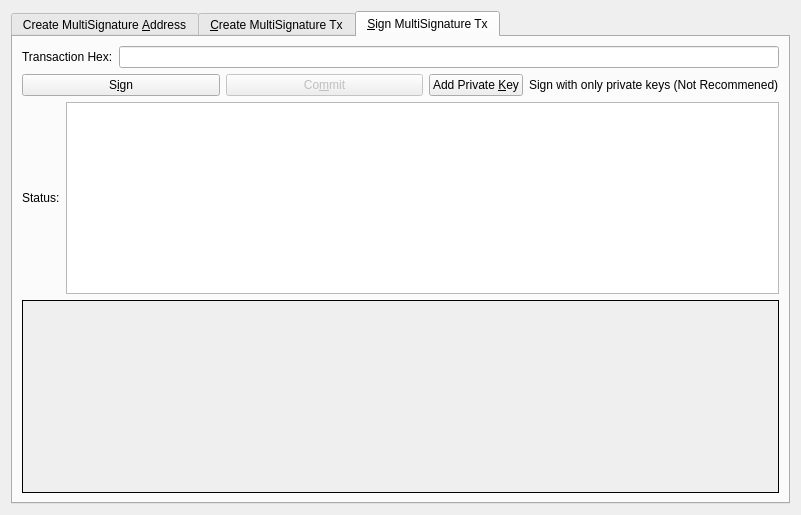
<?xml version="1.0" encoding="UTF-8"?>
<ui version="4.0">
 <class>MultisigDialog</class>
 <widget class="QDialog" name="MultisigDialog">
  <property name="geometry">
   <rect>
    <x>0</x>
    <y>0</y>
    <width>801</width>
    <height>515</height>
   </rect>
  </property>
  <property name="sizePolicy">
   <sizepolicy hsizetype="Fixed" vsizetype="Fixed">
    <horstretch>0</horstretch>
    <verstretch>0</verstretch>
   </sizepolicy>
  </property>
  <property name="windowTitle">
   <string>Multisignature Address Interactions</string>
  </property>
  <layout class="QVBoxLayout" name="verticalLayout_8">
   <item>
    <widget class="QTabWidget" name="multisigTabWidget">
     <property name="styleSheet">
      <string notr="true">QScrollArea{border: 1px solid #000000;}</string>
     </property>
     <property name="currentIndex">
      <number>2</number>
     </property>
     <widget class="QWidget" name="addMultisigTab">
      <property name="sizePolicy">
       <sizepolicy hsizetype="Minimum" vsizetype="Minimum">
        <horstretch>0</horstretch>
        <verstretch>0</verstretch>
       </sizepolicy>
      </property>
      <attribute name="title">
       <string>Create MultiSignature &amp;Address</string>
      </attribute>
      <layout class="QVBoxLayout" name="verticalLayout">
       <item>
        <layout class="QHBoxLayout" name="enterMLayout">
         <item>
          <widget class="QSpinBox" name="enterMSpinbox">
           <property name="sizePolicy">
            <sizepolicy hsizetype="Fixed" vsizetype="Fixed">
             <horstretch>0</horstretch>
             <verstretch>0</verstretch>
            </sizepolicy>
           </property>
           <property name="toolTip">
            <string>How many people must sign to verify a transaction</string>
           </property>
           <property name="minimum">
            <number>1</number>
           </property>
           <property name="maximum">
            <number>15</number>
           </property>
           <property name="value">
            <number>1</number>
           </property>
          </widget>
         </item>
         <item>
          <widget class="QLabel" name="enterMLabel">
           <property name="text">
            <string>Enter the minimum number of signatures required to sign transactions</string>
           </property>
          </widget>
         </item>
        </layout>
       </item>
       <item>
        <layout class="QHBoxLayout" name="addressLabelLayout">
         <item>
          <widget class="QLabel" name="addressLableLabel">
           <property name="text">
            <string>Address Label:</string>
           </property>
          </widget>
         </item>
         <item>
          <widget class="QLineEdit" name="multisigAddressLabel"/>
         </item>
        </layout>
       </item>
       <item>
        <layout class="QHBoxLayout" name="addAddressLayout">
         <item>
          <widget class="QPushButton" name="addAddressButton">
           <property name="toolTip">
            <string>Add another address that could sign to verify a transaction from the multisig address.</string>
           </property>
           <property name="text">
            <string>&amp;Add Address / Key</string>
           </property>
           <property name="icon">
            <iconset resource="../kandle.qrc">
             <normaloff>:/icons/add</normaloff>:/icons/add</iconset>
           </property>
           <property name="autoDefault">
            <bool>false</bool>
           </property>
          </widget>
         </item>
         <item>
          <widget class="QLabel" name="addAddressLabel">
           <property name="sizePolicy">
            <sizepolicy hsizetype="Preferred" vsizetype="Fixed">
             <horstretch>0</horstretch>
             <verstretch>0</verstretch>
            </sizepolicy>
           </property>
           <property name="text">
            <string>Local addresses or public keys that can sign:</string>
           </property>
          </widget>
         </item>
         <item>
          <spacer name="addAddressSpacer_2">
           <property name="orientation">
            <enum>Qt::Horizontal</enum>
           </property>
           <property name="sizeHint" stdset="0">
            <size>
             <width>40</width>
             <height>10</height>
            </size>
           </property>
          </spacer>
         </item>
        </layout>
       </item>
       <item>
        <widget class="QScrollArea" name="addAddressScrollArea">
         <property name="sizePolicy">
          <sizepolicy hsizetype="Preferred" vsizetype="Expanding">
           <horstretch>0</horstretch>
           <verstretch>0</verstretch>
          </sizepolicy>
         </property>
         <property name="widgetResizable">
          <bool>true</bool>
         </property>
         <widget class="QWidget" name="addAddressWidget">
          <property name="geometry">
           <rect>
            <x>0</x>
            <y>0</y>
            <width>759</width>
            <height>194</height>
           </rect>
          </property>
          <layout class="QVBoxLayout" name="verticalLayout_5">
           <item>
            <layout class="QVBoxLayout" name="addressList"/>
           </item>
           <item>
            <spacer name="verticalSpacer">
             <property name="orientation">
              <enum>Qt::Vertical</enum>
             </property>
             <property name="sizeHint" stdset="0">
              <size>
               <width>20</width>
               <height>40</height>
              </size>
             </property>
            </spacer>
           </item>
          </layout>
         </widget>
        </widget>
       </item>
       <item>
        <layout class="QHBoxLayout" name="addMultisigLayout">
         <item>
          <widget class="QPushButton" name="addMultisigButton">
           <property name="sizePolicy">
            <sizepolicy hsizetype="Preferred" vsizetype="Fixed">
             <horstretch>0</horstretch>
             <verstretch>0</verstretch>
            </sizepolicy>
           </property>
           <property name="toolTip">
            <string>Create a new multisig address</string>
           </property>
           <property name="toolTipDuration">
            <number>-3</number>
           </property>
           <property name="text">
            <string>C&amp;reate</string>
           </property>
           <property name="icon">
            <iconset resource="../kandle.qrc">
             <normaloff>:/icons/filesave</normaloff>:/icons/filesave</iconset>
           </property>
           <property name="autoDefault">
            <bool>false</bool>
           </property>
          </widget>
         </item>
         <item>
          <widget class="QLabel" name="label">
           <property name="text">
            <string>Status:</string>
           </property>
          </widget>
         </item>
         <item>
          <widget class="QTextEdit" name="addMultisigStatus">
           <property name="sizePolicy">
            <sizepolicy hsizetype="Expanding" vsizetype="Fixed">
             <horstretch>0</horstretch>
             <verstretch>0</verstretch>
            </sizepolicy>
           </property>
           <property name="maximumSize">
            <size>
             <width>16777215</width>
             <height>75</height>
            </size>
           </property>
           <property name="readOnly">
            <bool>true</bool>
           </property>
           <property name="textInteractionFlags">
            <set>Qt::TextSelectableByKeyboard|Qt::TextSelectableByMouse</set>
           </property>
          </widget>
         </item>
        </layout>
       </item>
       <item>
        <widget class="QLabel" name="label_2">
         <property name="sizePolicy">
          <sizepolicy hsizetype="Preferred" vsizetype="Preferred">
           <horstretch>0</horstretch>
           <verstretch>0</verstretch>
          </sizepolicy>
         </property>
         <property name="text">
          <string>Use below to quickly import an address by its redeem. Don't forget to add a label before clicking import!
Keep in mind, the wallet will rescan the blockchain to find transactions containing the new address.
Please be patient after clicking import.</string>
         </property>
         <property name="scaledContents">
          <bool>false</bool>
         </property>
         <property name="wordWrap">
          <bool>true</bool>
         </property>
        </widget>
       </item>
       <item>
        <layout class="QHBoxLayout" name="importLayout">
         <item>
          <widget class="QPushButton" name="importAddressButton">
           <property name="sizePolicy">
            <sizepolicy hsizetype="Fixed" vsizetype="Fixed">
             <horstretch>0</horstretch>
             <verstretch>0</verstretch>
            </sizepolicy>
           </property>
           <property name="text">
            <string>&amp;Import Redeem</string>
           </property>
           <property name="icon">
            <iconset resource="../kandle.qrc">
             <normaloff>:/icons/receiving_addresses</normaloff>:/icons/receiving_addresses</iconset>
           </property>
          </widget>
         </item>
         <item>
          <widget class="QLineEdit" name="importRedeem">
           <property name="sizePolicy">
            <sizepolicy hsizetype="Preferred" vsizetype="Fixed">
             <horstretch>0</horstretch>
             <verstretch>0</verstretch>
            </sizepolicy>
           </property>
          </widget>
         </item>
        </layout>
       </item>
      </layout>
     </widget>
     <widget class="QWidget" name="createTransactionTab">
      <attribute name="title">
       <string>&amp;Create MultiSignature Tx</string>
      </attribute>
      <layout class="QVBoxLayout" name="verticalLayout_3">
       <item>
        <layout class="QHBoxLayout" name="horizontalLayout_2">
         <item>
          <layout class="QVBoxLayout" name="createTxLayout">
           <item>
            <layout class="QHBoxLayout" name="addTxInputLayout">
             <item>
              <widget class="QLabel" name="addTxInputLabel">
               <property name="sizePolicy">
                <sizepolicy hsizetype="Fixed" vsizetype="Preferred">
                 <horstretch>0</horstretch>
                 <verstretch>0</verstretch>
                </sizepolicy>
               </property>
               <property name="text">
                <string>Inputs:</string>
               </property>
              </widget>
             </item>
             <item>
              <widget class="QPushButton" name="pushButtonCoinControl">
               <property name="sizePolicy">
                <sizepolicy hsizetype="Preferred" vsizetype="Fixed">
                 <horstretch>0</horstretch>
                 <verstretch>0</verstretch>
                </sizepolicy>
               </property>
               <property name="text">
                <string>Coin Control</string>
               </property>
              </widget>
             </item>
             <item>
              <layout class="QFormLayout" name="formLayout_2">
               <property name="rightMargin">
                <number>10</number>
               </property>
               <item row="0" column="0">
                <widget class="QLabel" name="labelQuantity">
                 <property name="text">
                  <string>Quantity Selected:</string>
                 </property>
                </widget>
               </item>
               <item row="0" column="1">
                <widget class="QLabel" name="labelQuantity_int">
                 <property name="text">
                  <string>0</string>
                 </property>
                </widget>
               </item>
               <item row="1" column="0">
                <widget class="QLabel" name="labelAmount">
                 <property name="text">
                  <string>Amount:</string>
                 </property>
                </widget>
               </item>
               <item row="1" column="1">
                <widget class="QLabel" name="labelAmount_int">
                 <property name="text">
                  <string>0</string>
                 </property>
                </widget>
               </item>
              </layout>
             </item>
             <item>
              <widget class="QPushButton" name="addInputButton">
               <property name="sizePolicy">
                <sizepolicy hsizetype="Preferred" vsizetype="Fixed">
                 <horstretch>0</horstretch>
                 <verstretch>0</verstretch>
                </sizepolicy>
               </property>
               <property name="toolTip">
                <string>Add an input to fund the outputs</string>
               </property>
               <property name="text">
                <string>Add a Raw Input</string>
               </property>
               <property name="icon">
                <iconset resource="../kandle.qrc">
                 <normaloff>:/css/default</normaloff>:/css/default</iconset>
               </property>
              </widget>
             </item>
            </layout>
           </item>
           <item>
            <widget class="QScrollArea" name="txInputsScrollArea">
             <property name="sizePolicy">
              <sizepolicy hsizetype="Preferred" vsizetype="Expanding">
               <horstretch>0</horstretch>
               <verstretch>0</verstretch>
              </sizepolicy>
             </property>
             <property name="widgetResizable">
              <bool>true</bool>
             </property>
             <widget class="QWidget" name="txInputsWidget">
              <property name="geometry">
               <rect>
                <x>0</x>
                <y>0</y>
                <width>747</width>
                <height>142</height>
               </rect>
              </property>
              <layout class="QVBoxLayout" name="verticalLayout_7">
               <item>
                <layout class="QVBoxLayout" name="inputsList"/>
               </item>
               <item>
                <spacer name="txInputsSpacer">
                 <property name="orientation">
                  <enum>Qt::Vertical</enum>
                 </property>
                 <property name="sizeHint" stdset="0">
                  <size>
                   <width>20</width>
                   <height>80</height>
                  </size>
                 </property>
                </spacer>
               </item>
              </layout>
             </widget>
            </widget>
           </item>
           <item>
            <layout class="QHBoxLayout" name="addDestinationLayout">
             <item>
              <widget class="QLabel" name="addDestinationLabel">
               <property name="text">
                <string>Address / Amount:</string>
               </property>
              </widget>
             </item>
             <item>
              <widget class="QPushButton" name="addDestinationButton">
               <property name="sizePolicy">
                <sizepolicy hsizetype="Fixed" vsizetype="Fixed">
                 <horstretch>0</horstretch>
                 <verstretch>0</verstretch>
                </sizepolicy>
               </property>
               <property name="toolTip">
                <string>Add destinations to send KNDL to</string>
               </property>
               <property name="text">
                <string>Add &amp;Destination</string>
               </property>
               <property name="icon">
                <iconset resource="../kandle.qrc">
                 <normaloff>:/icons/add</normaloff>:/icons/add</iconset>
               </property>
              </widget>
             </item>
             <item>
              <spacer name="addDestinationHorizontalSpacer">
               <property name="orientation">
                <enum>Qt::Horizontal</enum>
               </property>
               <property name="sizeHint" stdset="0">
                <size>
                 <width>40</width>
                 <height>20</height>
                </size>
               </property>
              </spacer>
             </item>
            </layout>
           </item>
           <item>
            <widget class="QScrollArea" name="destionationsScrollArea">
             <property name="sizePolicy">
              <sizepolicy hsizetype="Expanding" vsizetype="Expanding">
               <horstretch>0</horstretch>
               <verstretch>0</verstretch>
              </sizepolicy>
             </property>
             <property name="widgetResizable">
              <bool>true</bool>
             </property>
             <widget class="QWidget" name="destinationsScrollAreaContents">
              <property name="geometry">
               <rect>
                <x>0</x>
                <y>0</y>
                <width>747</width>
                <height>141</height>
               </rect>
              </property>
              <layout class="QVBoxLayout" name="verticalLayout_11">
               <item>
                <layout class="QVBoxLayout" name="destinationsList"/>
               </item>
               <item>
                <spacer name="destinationsSpacer">
                 <property name="orientation">
                  <enum>Qt::Vertical</enum>
                 </property>
                 <property name="sizeHint" stdset="0">
                  <size>
                   <width>20</width>
                   <height>20</height>
                  </size>
                 </property>
                </spacer>
               </item>
              </layout>
             </widget>
            </widget>
           </item>
           <item>
            <layout class="QHBoxLayout" name="horizontalLayout_4">
             <item>
              <widget class="QPushButton" name="createButton">
               <property name="sizePolicy">
                <sizepolicy hsizetype="Fixed" vsizetype="Fixed">
                 <horstretch>0</horstretch>
                 <verstretch>0</verstretch>
                </sizepolicy>
               </property>
               <property name="minimumSize">
                <size>
                 <width>150</width>
                 <height>0</height>
                </size>
               </property>
               <property name="toolTip">
                <string>Create a transaction object using the given inputs to the given outputs</string>
               </property>
               <property name="text">
                <string>Cr&amp;eate</string>
               </property>
               <property name="icon">
                <iconset resource="../kandle.qrc">
                 <normaloff>:/icons/export</normaloff>:/icons/export</iconset>
               </property>
               <property name="autoDefault">
                <bool>false</bool>
               </property>
               <property name="default">
                <bool>true</bool>
               </property>
              </widget>
             </item>
             <item>
              <widget class="QLabel" name="createButtonLabel">
               <property name="sizePolicy">
                <sizepolicy hsizetype="Fixed" vsizetype="Preferred">
                 <horstretch>0</horstretch>
                 <verstretch>0</verstretch>
                </sizepolicy>
               </property>
               <property name="text">
                <string>Status:</string>
               </property>
               <property name="alignment">
                <set>Qt::AlignRight|Qt::AlignTrailing|Qt::AlignVCenter</set>
               </property>
              </widget>
             </item>
             <item>
              <widget class="QTextEdit" name="createButtonStatus">
               <property name="sizePolicy">
                <sizepolicy hsizetype="Expanding" vsizetype="Minimum">
                 <horstretch>0</horstretch>
                 <verstretch>0</verstretch>
                </sizepolicy>
               </property>
               <property name="maximumSize">
                <size>
                 <width>16777215</width>
                 <height>16777215</height>
                </size>
               </property>
               <property name="sizeAdjustPolicy">
                <enum>QAbstractScrollArea::AdjustToContents</enum>
               </property>
               <property name="readOnly">
                <bool>true</bool>
               </property>
              </widget>
             </item>
            </layout>
           </item>
          </layout>
         </item>
         <item>
          <layout class="QHBoxLayout" name="horizontalLayout_3"/>
         </item>
        </layout>
       </item>
      </layout>
     </widget>
     <widget class="QWidget" name="signMultisigTransaction">
      <property name="styleSheet">
       <string notr="true">txScrollArea:{
	border: 1px solid #000000;
}
keyScrollArea:{
	border: 1px solid #000000;
}
txScrollArea:{
	border: 1px solid #000000;
}</string>
      </property>
      <attribute name="title">
       <string>&amp;Sign MultiSignature Tx</string>
      </attribute>
      <layout class="QVBoxLayout" name="verticalLayout_4">
       <item>
        <layout class="QHBoxLayout" name="transactionHexLayout">
         <item>
          <widget class="QLabel" name="transactionHexLabel">
           <property name="text">
            <string>Transaction Hex:</string>
           </property>
          </widget>
         </item>
         <item>
          <widget class="QLineEdit" name="transactionHex">
           <property name="toolTip">
            <string/>
           </property>
          </widget>
         </item>
        </layout>
       </item>
       <item>
        <layout class="QHBoxLayout" name="horizontalLayout">
         <item>
          <layout class="QVBoxLayout" name="verticalLayout_2">
           <item>
            <layout class="QHBoxLayout" name="horizontalLayout_7">
             <item>
              <widget class="QPushButton" name="signButton">
               <property name="sizePolicy">
                <sizepolicy hsizetype="Preferred" vsizetype="Fixed">
                 <horstretch>0</horstretch>
                 <verstretch>0</verstretch>
                </sizepolicy>
               </property>
               <property name="minimumSize">
                <size>
                 <width>150</width>
                 <height>0</height>
                </size>
               </property>
               <property name="toolTip">
                <string>Sign the transaction from this wallet or from provided private keys</string>
               </property>
               <property name="text">
                <string>S&amp;ign</string>
               </property>
               <property name="icon">
                <iconset resource="../kandle.qrc">
                 <normaloff>:/icons/edit</normaloff>:/icons/edit</iconset>
               </property>
               <property name="autoDefault">
                <bool>false</bool>
               </property>
               <property name="default">
                <bool>true</bool>
               </property>
              </widget>
             </item>
             <item>
              <widget class="QPushButton" name="commitButton">
               <property name="enabled">
                <bool>false</bool>
               </property>
               <property name="sizePolicy">
                <sizepolicy hsizetype="Preferred" vsizetype="Fixed">
                 <horstretch>0</horstretch>
                 <verstretch>0</verstretch>
                </sizepolicy>
               </property>
               <property name="toolTip">
                <string>&lt;html&gt;&lt;head/&gt;&lt;body&gt;&lt;p&gt;DISABLED until transaction has been signed enough times.&lt;/p&gt;&lt;/body&gt;&lt;/html&gt;</string>
               </property>
               <property name="autoFillBackground">
                <bool>false</bool>
               </property>
               <property name="text">
                <string>Co&amp;mmit</string>
               </property>
               <property name="icon">
                <iconset resource="../kandle.qrc">
                 <normaloff>:/icons/send</normaloff>:/icons/send</iconset>
               </property>
               <property name="autoDefault">
                <bool>true</bool>
               </property>
              </widget>
             </item>
             <item>
              <layout class="QHBoxLayout" name="addPrivKeyLayout">
               <item>
                <widget class="QPushButton" name="addPrivKeyButton">
                 <property name="sizePolicy">
                  <sizepolicy hsizetype="Fixed" vsizetype="Fixed">
                   <horstretch>0</horstretch>
                   <verstretch>0</verstretch>
                  </sizepolicy>
                 </property>
                 <property name="toolTip">
                  <string>Add private keys to sign the transaction with</string>
                 </property>
                 <property name="text">
                  <string>Add Private &amp;Key</string>
                 </property>
                 <property name="icon">
                  <iconset resource="../kandle.qrc">
                   <normaloff>:/icons/add</normaloff>:/icons/add</iconset>
                 </property>
                </widget>
               </item>
               <item>
                <widget class="QLabel" name="addPrivKeyLabel">
                 <property name="text">
                  <string>Sign with only private keys (Not Recommened)</string>
                 </property>
                </widget>
               </item>
              </layout>
             </item>
            </layout>
           </item>
           <item>
            <layout class="QHBoxLayout" name="horizontalLayout_5">
             <item>
              <widget class="QLabel" name="signButtonStatusLabel">
               <property name="text">
                <string>Status:</string>
               </property>
              </widget>
             </item>
             <item>
              <widget class="QTextEdit" name="signButtonStatus">
               <property name="sizePolicy">
                <sizepolicy hsizetype="Expanding" vsizetype="Preferred">
                 <horstretch>0</horstretch>
                 <verstretch>0</verstretch>
                </sizepolicy>
               </property>
               <property name="maximumSize">
                <size>
                 <width>16777215</width>
                 <height>16777215</height>
                </size>
               </property>
               <property name="verticalScrollBarPolicy">
                <enum>Qt::ScrollBarAsNeeded</enum>
               </property>
               <property name="readOnly">
                <bool>true</bool>
               </property>
               <property name="textInteractionFlags">
                <set>Qt::TextSelectableByKeyboard|Qt::TextSelectableByMouse</set>
               </property>
              </widget>
             </item>
            </layout>
           </item>
           <item>
            <widget class="QScrollArea" name="keyScrollArea">
             <property name="sizePolicy">
              <sizepolicy hsizetype="Expanding" vsizetype="Expanding">
               <horstretch>0</horstretch>
               <verstretch>0</verstretch>
              </sizepolicy>
             </property>
             <property name="sizeAdjustPolicy">
              <enum>QAbstractScrollArea::AdjustToContents</enum>
             </property>
             <property name="widgetResizable">
              <bool>true</bool>
             </property>
             <widget class="QWidget" name="keyScrollAreaContents">
              <property name="geometry">
               <rect>
                <x>0</x>
                <y>0</y>
                <width>755</width>
                <height>181</height>
               </rect>
              </property>
              <layout class="QVBoxLayout" name="verticalLayout_9">
               <item>
                <layout class="QVBoxLayout" name="keyList"/>
               </item>
               <item>
                <spacer name="keySpacer">
                 <property name="orientation">
                  <enum>Qt::Vertical</enum>
                 </property>
                 <property name="sizeHint" stdset="0">
                  <size>
                   <width>20</width>
                   <height>20</height>
                  </size>
                 </property>
                </spacer>
               </item>
              </layout>
             </widget>
            </widget>
           </item>
          </layout>
         </item>
        </layout>
       </item>
      </layout>
     </widget>
    </widget>
   </item>
  </layout>
 </widget>
 <resources>
  <include location="../kandle.qrc"/>
 </resources>
 <connections/>
</ui>
